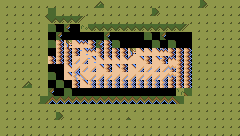

This game map was drawn from its Tiled (.tmx) file and the tilesets committed beside it. A one-line description and the full map source follow:
An orthogonal 30x17 tile map with 8x8 px tiles, 4 tile layers (water, ground, collide, waterCollision).

<map version="1.4" tiledversion="1.4.1" orientation="orthogonal" renderorder="right-down" width="30" height="17" tilewidth="8" tileheight="8" infinite="0" nextlayerid="5" nextobjectid="1">
 <tileset firstgid="1" name="tiles" tilewidth="8" tileheight="8" tilecount="256" columns="16">
  <image source="../../images/tilesets/tiles.png" width="128" height="128" />
  <terraintypes>
   <terrain name="grass" tile="0" />
   <terrain name="pond" tile="41" />
  </terraintypes>
  <tile id="32" terrain=",,,0" />
  <tile id="33" terrain=",,0,0" />
  <tile id="34" terrain=",,0," />
  <tile id="35" terrain=",0,0,0" />
  <tile id="36" terrain="0,,0,0" />
  <tile id="48" terrain=",0,,0" />
  <tile id="49" terrain="0,0,0,0" />
  <tile id="50" terrain="0,,0," />
  <tile id="51" terrain="0,0,,0" />
  <tile id="52" terrain="0,0,0," />
  <tile id="64" terrain=",0,," />
  <tile id="65" terrain="0,0,," />
  <tile id="66" terrain="0,,," />
  <tile id="135" terrain=",,,1" />
  <tile id="136" terrain=",,1,1" />
  <tile id="137" terrain=",,1," />
  <tile id="138" terrain=",1,1,1" />
  <tile id="139" terrain="1,,1,1" />
  <tile id="151" terrain=",1,,1" />
  <tile id="152" terrain="1,1,1,1" />
  <tile id="153" terrain="1,,1," />
  <tile id="154" terrain="1,1,,1" />
  <tile id="155" terrain="1,1,1," />
  <tile id="167" terrain=",1,," />
  <tile id="168" terrain="1,1,," />
  <tile id="169" terrain="1,,," />
 </tileset>
 <layer id="2" name="water" width="30" height="17">
  <data encoding="csv">
0,0,0,0,0,0,0,0,0,0,0,0,0,0,0,0,0,0,0,0,0,0,0,0,0,0,0,0,0,0,
0,0,0,0,0,0,0,0,0,0,0,0,0,0,0,0,0,0,0,0,0,0,0,0,0,0,0,0,0,0,
0,0,0,0,0,0,0,0,0,0,0,0,0,0,0,0,0,0,0,0,0,0,0,0,0,0,0,0,0,0,
0,0,0,0,0,0,0,0,0,0,0,0,0,0,0,0,0,0,0,0,0,0,0,0,0,0,0,0,0,0,
0,0,0,0,0,0,0,0,0,0,0,0,0,0,0,0,0,0,0,0,0,0,0,0,0,0,0,0,0,0,
0,0,0,0,0,0,0,25,25,89,25,25,25,25,25,0,0,0,0,0,0,0,0,0,0,0,0,0,0,0,
0,0,0,0,0,0,0,25,25,25,89,25,25,25,25,25,25,25,25,25,25,25,25,25,0,0,0,0,0,0,
0,0,0,0,0,0,25,25,25,89,25,89,25,25,25,25,25,89,25,89,25,25,25,25,0,0,0,0,0,0,
0,0,0,0,0,0,0,0,89,25,89,25,89,25,89,25,89,25,89,25,89,25,25,25,0,0,0,0,0,0,
0,0,0,0,0,0,0,0,89,89,25,89,25,89,25,89,25,89,25,89,25,25,25,25,0,0,0,0,0,0,
0,0,0,0,0,0,0,0,0,25,89,25,25,25,25,25,25,25,25,25,25,25,25,25,0,0,0,0,0,0,
0,0,0,0,0,0,0,0,0,0,0,0,0,0,0,0,0,0,0,0,0,0,0,0,0,0,0,0,0,0,
0,0,0,0,0,0,0,0,0,0,0,0,0,0,0,0,0,0,0,0,0,0,0,0,0,0,0,0,0,0,
0,0,0,0,0,0,0,0,0,0,0,0,0,0,0,0,0,0,0,0,0,0,0,0,0,0,0,0,0,0,
0,0,0,0,0,0,0,0,0,0,0,0,0,0,0,0,0,0,0,0,0,0,0,0,0,0,0,0,0,0,
0,0,0,0,0,0,0,0,0,0,0,0,0,0,0,0,0,0,0,0,0,0,0,0,0,0,0,0,0,0,
0,0,0,0,0,0,0,0,0,0,0,0,0,0,0,0,0,0,0,0,0,0,0,0,0,0,0,0,0,0
</data>
 </layer>
 <layer id="1" name="ground" width="30" height="17">
  <data encoding="csv">
1,1,1,1,1,1,1,1,1,1,1,1,2,1,1,1,1,1,1,1,1,1,1,1,1,19,1,1,1,1,
1,1,1,1,1,1,18,1,1,1,1,1,1,1,1,1,1,1,1,19,1,1,1,1,1,1,1,1,1,1,
1,1,1,1,1,33,34,34,34,34,35,1,1,1,1,1,1,1,1,1,1,1,1,1,1,1,1,1,1,1,
1,1,1,1,1,49,97,50,81,50,37,34,34,34,34,34,34,34,34,34,34,34,34,35,1,1,1,1,1,1,
1,1,1,1,1,49,50,81,50,50,50,50,50,81,50,50,50,50,97,50,81,50,50,51,1,1,1,1,1,1,
1,1,1,1,1,49,97,50,136,137,138,50,81,50,97,50,50,50,50,97,50,97,50,51,1,1,1,1,1,1,
1,1,1,1,1,49,50,50,152,158,140,138,50,50,50,50,136,137,137,137,138,50,50,51,1,1,1,1,1,1,
1,1,1,1,1,49,50,50,152,153,153,140,137,137,137,137,139,158,158,158,140,138,50,51,1,1,1,1,1,1,
1,1,1,1,1,49,50,50,152,153,153,153,158,158,158,158,158,153,153,153,153,154,50,51,1,1,1,1,1,1,
1,1,1,1,1,49,97,50,168,169,155,153,153,153,153,153,153,153,153,153,153,154,50,51,1,1,1,1,1,1,
1,1,1,2,1,49,50,97,50,50,168,169,169,169,169,169,169,169,169,169,169,170,50,51,1,1,1,1,1,1,
1,1,1,1,1,49,81,50,97,50,50,50,50,50,50,50,50,50,50,50,50,50,53,67,1,1,1,1,1,1,
1,1,1,1,1,65,66,66,66,66,66,66,66,66,66,66,66,66,66,66,66,66,67,1,1,1,1,1,1,1,
1,1,1,1,1,1,1,1,1,1,1,1,1,1,1,1,1,1,1,1,1,1,1,1,1,1,1,1,1,1,
1,1,1,1,1,1,1,19,1,1,1,1,1,1,1,1,3,1,1,1,1,1,1,1,1,1,1,1,1,1,
1,1,1,1,1,1,1,1,1,1,1,1,1,1,1,1,1,1,1,1,1,1,1,1,1,1,1,1,1,1,
1,1,1,1,1,1,1,1,1,1,1,1,1,1,1,1,1,1,1,1,1,1,1,1,1,1,1,1,1,1
</data>
 </layer>
 <layer id="3" name="collide" width="30" height="17" opacity="0.25">
  <data encoding="csv">
0,0,0,0,0,0,0,0,0,0,0,0,0,0,0,0,0,0,0,0,0,0,0,0,0,0,0,0,0,0,
0,0,0,0,0,0,0,0,0,0,0,0,0,0,0,0,0,0,0,0,0,0,0,0,0,0,0,0,0,0,
0,0,0,0,0,0,0,0,0,0,0,0,0,0,0,0,0,0,0,0,0,0,0,0,0,0,0,0,0,0,
0,0,0,0,0,0,0,0,0,0,0,0,0,0,0,0,0,0,0,0,0,0,0,0,0,0,0,0,0,0,
0,0,0,0,0,0,0,0,0,0,0,0,0,0,0,0,0,0,0,0,0,0,0,0,0,0,0,0,0,0,
0,0,0,0,0,0,0,0,0,39,0,0,0,0,0,0,0,0,0,0,0,0,0,0,0,0,0,0,0,0,
0,0,0,0,0,0,0,0,39,0,39,0,0,0,0,0,0,39,39,39,0,0,0,0,0,0,0,0,0,0,
0,0,0,0,0,0,0,0,39,0,0,39,39,39,39,39,39,0,0,0,39,0,0,0,0,0,0,0,0,0,
0,0,0,0,0,0,0,0,39,0,0,0,0,0,0,0,0,0,0,0,0,39,0,0,0,0,0,0,0,0,
0,0,0,0,0,0,0,0,0,39,39,0,0,0,0,0,0,0,0,0,0,39,0,0,0,0,0,0,0,0,
0,0,0,0,0,0,0,0,0,0,0,39,39,39,39,39,39,39,39,39,39,0,0,0,0,0,0,0,0,0,
0,0,0,0,0,0,0,0,0,0,0,0,0,0,0,0,0,0,0,0,0,0,0,0,0,0,0,0,0,0,
0,0,0,0,0,0,0,0,0,0,0,0,0,0,0,0,0,0,0,0,0,0,0,0,0,0,0,0,0,0,
0,0,0,0,0,0,0,0,0,0,0,0,0,0,0,0,0,0,0,0,0,0,0,0,0,0,0,0,0,0,
0,0,0,0,0,0,0,0,0,0,0,0,0,0,0,0,0,0,0,0,0,0,0,0,0,0,0,0,0,0,
0,0,0,0,0,0,0,0,0,0,0,0,0,0,0,0,0,0,0,0,0,0,0,0,0,0,0,0,0,0,
0,0,0,0,0,0,0,0,0,0,0,0,0,0,0,0,0,0,0,0,0,0,0,0,0,0,0,0,0,0
</data>
 </layer>
 <layer id="4" name="waterCollision" width="30" height="17" opacity="0.29">
  <data encoding="csv">
0,0,0,0,0,0,0,0,0,0,0,0,0,0,0,0,0,0,0,0,0,0,0,0,0,0,0,0,0,0,
0,0,0,0,0,0,0,0,0,0,0,0,0,0,0,0,0,0,0,0,0,0,0,0,0,0,0,0,0,0,
0,0,0,0,0,0,0,0,0,0,0,0,0,0,0,0,0,0,0,0,0,0,0,0,0,0,0,0,0,0,
0,0,0,0,0,0,0,0,0,0,0,0,0,0,0,0,0,0,0,0,0,0,0,0,0,0,0,0,0,0,
0,0,0,0,0,0,0,0,0,0,0,0,0,0,0,0,0,0,0,0,0,0,0,0,0,0,0,0,0,0,
0,0,0,0,0,0,0,0,0,0,0,0,0,0,0,0,0,0,0,0,0,0,0,0,0,0,0,0,0,0,
0,0,0,0,0,0,0,0,0,55,0,0,0,0,0,0,0,0,0,0,0,0,0,0,0,0,0,0,0,0,
0,0,0,0,0,0,0,0,0,55,55,0,0,0,0,0,0,55,55,55,0,0,0,0,0,0,0,0,0,0,
0,0,0,0,0,0,0,0,0,55,55,55,55,55,55,55,55,55,55,55,55,0,0,0,0,0,0,0,0,0,
0,0,0,0,0,0,0,0,0,0,0,55,55,55,55,55,55,55,55,55,55,0,0,0,0,0,0,0,0,0,
0,0,0,0,0,0,0,0,0,0,0,0,0,0,0,0,0,0,0,0,0,0,0,0,0,0,0,0,0,0,
0,0,0,0,0,0,0,0,0,0,0,0,0,0,0,0,0,0,0,0,0,0,0,0,0,0,0,0,0,0,
0,0,0,0,0,0,0,0,0,0,0,0,0,0,0,0,0,0,0,0,0,0,0,0,0,0,0,0,0,0,
0,0,0,0,0,0,0,0,0,0,0,0,0,0,0,0,0,0,0,0,0,0,0,0,0,0,0,0,0,0,
0,0,0,0,0,0,0,0,0,0,0,0,0,0,0,0,0,0,0,0,0,0,0,0,0,0,0,0,0,0,
0,0,0,0,0,0,0,0,0,0,0,0,0,0,0,0,0,0,0,0,0,0,0,0,0,0,0,0,0,0,
0,0,0,0,0,0,0,0,0,0,0,0,0,0,0,0,0,0,0,0,0,0,0,0,0,0,0,0,0,0
</data>
 </layer>
</map>